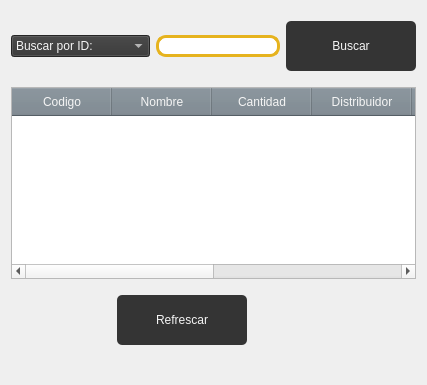
                          <widget class="QWidget" name="tab_22">
                           <attribute name="title">
                            <string>Inventario actual</string>
                           </attribute>
                           <layout class="QGridLayout" name="gridLayout_41">
                            <property name="bottomMargin">
                             <number>30</number>
                            </property>
                            <item row="2" column="0" colspan="4">
                             <widget class="QTableWidget" name="TablaEmpleados_8">
                              <property name="styleSheet">
                               <string notr="true">QHeaderView::section{
	padding: 5px;
	background-color: #77838d;
	border: .5px solid #034aa6;
	font: 87 13pt &quot;Arial Black&quot;;
	color: whitesmoke;

}</string>
                              </property>
                              <property name="dragEnabled">
                               <bool>false</bool>
                              </property>
                              <property name="sortingEnabled">
                               <bool>false</bool>
                              </property>
                              <property name="wordWrap">
                               <bool>true</bool>
                              </property>
                              <attribute name="horizontalHeaderCascadingSectionResizes">
                               <bool>false</bool>
                              </attribute>
                              <attribute name="horizontalHeaderHighlightSections">
                               <bool>false</bool>
                              </attribute>
                              <attribute name="horizontalHeaderShowSortIndicator" stdset="0">
                               <bool>false</bool>
                              </attribute>
                              <attribute name="horizontalHeaderStretchLastSection">
                               <bool>true</bool>
                              </attribute>
                              <attribute name="verticalHeaderVisible">
                               <bool>false</bool>
                              </attribute>
                              <attribute name="verticalHeaderShowSortIndicator" stdset="0">
                               <bool>false</bool>
                              </attribute>
                              <column>
                               <property name="text">
                                <string>Codigo</string>
                               </property>
                              </column>
                              <column>
                               <property name="text">
                                <string>Nombre</string>
                               </property>
                              </column>
                              <column>
                               <property name="text">
                                <string>Cantidad</string>
                               </property>
                              </column>
                              <column>
                               <property name="text">
                                <string>Distribuidor</string>
                               </property>
                              </column>
                              <column>
                               <property name="text">
                                <string>Lote</string>
                               </property>
                              </column>
                              <column>
                               <property name="text">
                                <string>Costo</string>
                               </property>
                              </column>
                              <column>
                               <property name="text">
                                <string>Precio</string>
                               </property>
                              </column>
                              <column>
                               <property name="text">
                                <string>Caducidad</string>
                               </property>
                              </column>
                             </widget>
                            </item>
                            <item row="1" column="3">
                             <widget class="QPushButton" name="BuscarBotonRegistrados_8">
                              <property name="minimumSize">
                               <size>
                                <width>130</width>
                                <height>70</height>
                               </size>
                              </property>
                              <property name="cursor">
                               <cursorShape>PointingHandCursor</cursorShape>
                              </property>
                              <property name="styleSheet">
                               <string notr="true">QPushButton{
	background-color: #343434;
	font: 87 14pt &quot;Arial Black&quot;;
	color: whitesmoke;
	border-radius: 5px;
	border: .5px solid #e6b31e;
	margin: 10 px;
	right-margin: 10px;
}

QPushButton:hover{
	background-color: #e6b31e;
	font: 87 14pt &quot;Arial Black&quot;;
	color: whitesmoke;
	border-radius: 5px;
	border: 1.5px solid #343434;
	margin: 10 px;
	right-margin: 10px;
}

</string>
                              </property>
                              <property name="text">
                               <string>Buscar</string>
                              </property>
                             </widget>
                            </item>
                            <item row="3" column="1" colspan="2" alignment="Qt::AlignHCenter">
                             <widget class="QPushButton" name="RefrescarBotonRegistrados_6">
                              <property name="minimumSize">
                               <size>
                                <width>130</width>
                                <height>70</height>
                               </size>
                              </property>
                              <property name="cursor">
                               <cursorShape>PointingHandCursor</cursorShape>
                              </property>
                              <property name="styleSheet">
                               <string notr="true">QPushButton{
	background-color: #343434;
	font: 87 14pt &quot;Arial Black&quot;;
	color: whitesmoke;
	border-radius: 5px;
	border: .5px solid #e6b31e;
	margin: 10 px;
	right-margin: 10px;
}

QPushButton:hover{
	background-color: #e6b31e;
	font: 87 14pt &quot;Arial Black&quot;;
	color: whitesmoke;
	border-radius: 5px;
	border: 1.5px solid #e6b31e;
	margin: 10 px;
	right-margin: 10px;
}

</string>
                              </property>
                              <property name="text">
                               <string>Refrescar</string>
                              </property>
                             </widget>
                            </item>
                            <item row="1" column="0" colspan="2">
                             <widget class="QComboBox" name="BuscarRegistradosCombobox_13">
                              <property name="contextMenuPolicy">
                               <enum>Qt::DefaultContextMenu</enum>
                              </property>
                              <property name="styleSheet">
                               <string notr="true">font: 63 20pt &quot;Bahnschrift SemiBold SemiConden&quot;;
border: .5px solid #e6b31e;
background-color: rgb(52, 52, 52);
color: whitesmoke;</string>
                              </property>
                              <item>
                               <property name="text">
                                <string>Buscar por ID:</string>
                               </property>
                              </item>
                              <item>
                               <property name="text">
                                <string>Buscar por Nombre:</string>
                               </property>
                              </item>
                             </widget>
                            </item>
                            <item row="1" column="2">
                             <widget class="QLineEdit" name="BuscarRegistradosPacientesText_8">
                              <property name="styleSheet">
                               <string notr="true">font: 63 20pt &quot;Bahnschrift SemiBold SemiConden&quot;;
background-color: rgb(255, 255, 255);
border: 3px solid #e6b31e;
border-radius: 10px;
</string>
                              </property>
                             </widget>
                            </item>
                           </layout>
                          </widget>
